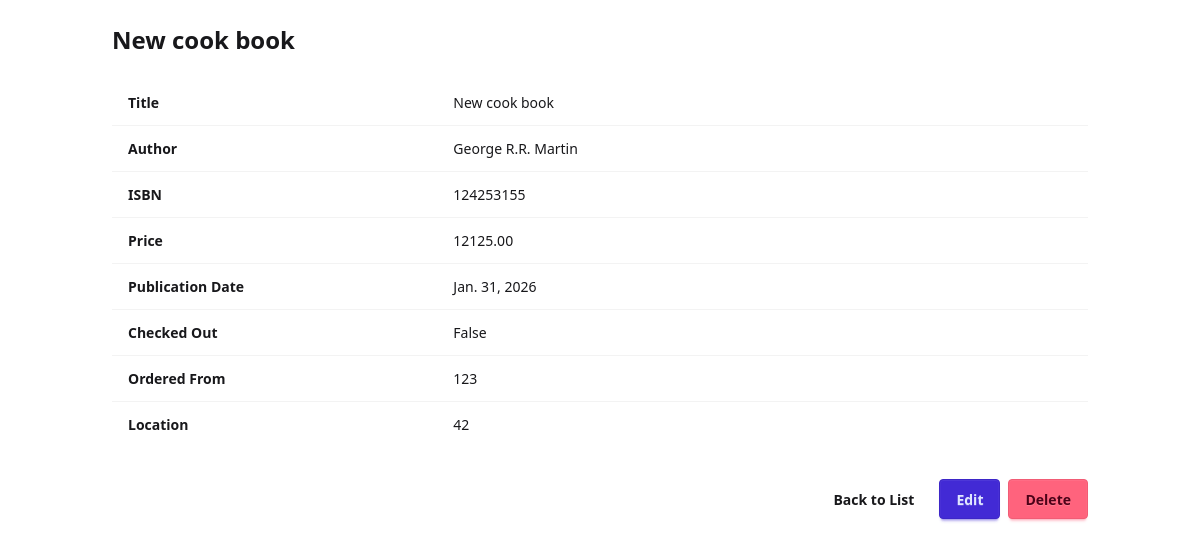
Screenshot of /book/25/ with the database file from the repository.
### example/models.py (models this page shows, shortened)
class Book(models.Model):
    title = models.CharField(max_length=100,verbose_name='Title')
    author = models.ForeignKey('Author', on_delete=models.CASCADE,verbose_name='Author')
    isbn = models.CharField(max_length=13,verbose_name='ISBN')
    price = models.DecimalField(max_digits=10, decimal_places=2,verbose_name='Price')
    pub_date = models.DateField(verbose_name='Publication Date')
    checked_out = models.BooleanField(default=False,verbose_name='Checked Out')
    ordered_from = models.CharField(max_length=100, blank=True, null=True, verbose_name='Ordered From')
    location = models.CharField(max_length=100, blank=True, null=True, verbose_name='Location')
    class Meta:
        verbose_name = 'Book'
        verbose_name_plural = 'Books'
        permissions = [
            ('can_view_ordered_from', 'Can view ordered from field'),
        ]
    def __str__(self):
        return self.title

class Author(models.Model):
    name = models.CharField(max_length=100)
    def __str__(self):
        return self.name

### example/views.py (the view)
class BookCRUDView(CRUDView):
    model = Book
    fields = {
        'title': 'Title',
        'author': 'Author',
        'isbn': 'ISBN',
        'formatted_price': 'Price',
        'pub_date': 'Publication Date',
        'checked_out': 'Checked Out',
    }
    form_fields = {
        'title': 'Title',
        'author': 'Author',
        'isbn': 'ISBN',
        'price': 'Price',
        'pub_date': 'Publication Date',
        'checked_out': 'Checked Out',
        'ordered_from': 'Ordered From',
        'location': 'Location',
    }
    filter_fields = {'author': 'Author', 'checked_out': 'Checked Out'}
    search_fields = ['title', 'isbn']
    restricted_fields = {'ordered_from': 'can_view_ordered_from'}
    property_field_map = {'formatted_price': 'price'}
    inline_formsets = [
        {
            'model': BookRequest,
            'fields': ['requester_name', 'requester_email'],
            'can_delete': True,
        },
        {
            'model': RequestComment,
            'fields': ['comment'],
            'nested_under': BookRequest,
            'extra': 1,
            'can_delete': True,
        }
    ]
    extra_actions = [
        {
            'name': 'order-online',
            'view': OrderOnlineView,
            'label': 'Order Online',
            'method': 'POST',
        },
        {
            'name': 'check-in',
            'label': 'Check In',
            'view': CheckInView,
            'method': 'POST',
        },
        {
            'name': 'check-out',
            'label': 'Check Out',
            'view': CheckOutView,
            'method': 'POST',
        }
    ]

### orange_sherbert/view.py (called while the page is built)
def nestedinlineformset_factory(parent_model, model, parent_formset_name, **kwargs):
    FormSet = inlineformset_factory(
        parent_model,
        model,
        formset=NestedInlineFormSet,
        **kwargs
    )
    FormSet.parent_formset_name = parent_formset_name
    return FormSet

    def get_formsets(self):
        formsets = {}
        if self.inline_formsets:
            for config in self.inline_formsets:
                name = config['model']._meta.model_name
                parent_model = config.get('nested_under') or self.model
                parent_name = config['nested_under']._meta.model_name if config.get('nested_under') else None
                formset = nestedinlineformset_factory(
                    parent_model,
                    config['model'],
                    parent_formset_name=parent_name,
                    fields=config.get('fields', '__all__'),
                    extra=config.get('extra', 1),
                    can_delete=config.get('can_delete', True),
                )
                formsets[name] = formset
        return formsets

    def get(self, request, *args, **kwargs):
        if self.view_type == 'create':
            self.object = None
        elif self.view_type == 'update':
            self.object = self.get_object()
        if self.view_type in ('create', 'update', 'delete'):
            referer = request.META.get('HTTP_REFERER', '')
            if referer and '?' in referer:
                query_string = referer.split('?', 1)[1]
                request.session['list_query_params'] = query_string
        if self.inline_formsets:
            self.init_formsets()
        return super().get(request, *args, **kwargs)

### orange_sherbert/templates/orange_sherbert/detail.html (shortened to what this page needs)
{% extends "orange_sherbert/base.html" %}
{% load sherbert_tags %}
{% block content %}
<div class="container mx-auto">
    <div class="card">
        <div class="card-body">
            <h1 class="card-title text-2xl mb-4">{{ object }}</h1>
            <div class="overflow-x-auto mb-6">
                <table class="table">
                    <tbody>
                        {% for field_name, verbose_name, field_value in detail_fields %}
                        <tr>
                            <th class="w-1/3">{{ verbose_name }}</th>
                            <td>{{ field_value }}</td>
                        </tr>
                        {% endfor %}
                    </tbody>
                </table>
            </div>
            <div class="card-actions justify-end gap-2">
                <a href="{% url url_namespace|add:model_name|add:'-list' %}" class="btn btn-ghost">Back to List</a>
                <a href="{% url url_namespace|add:model_name|add:'-update' object.pk %}" class="btn btn-primary">Edit</a>
                <a href="{% url url_namespace|add:model_name|add:'-delete' object.pk %}" class="btn btn-error">Delete</a>
            </div>
        </div>
    </div>
</div>
{% endblock %}

### rows the page displays
Book: title "New cook book", detail_fields "New cook book" "124253155" "12125.00" "Jan. 31, 2026" "123" "42"
Author: verbose_name "Author", name "George R.R. Martin"

### other values shown
{{ verbose_name }} "Title" "ISBN" "Price" "Publication Date" "Checked Out" "Ordered From" "Location"
{{ field_value }} "False"
